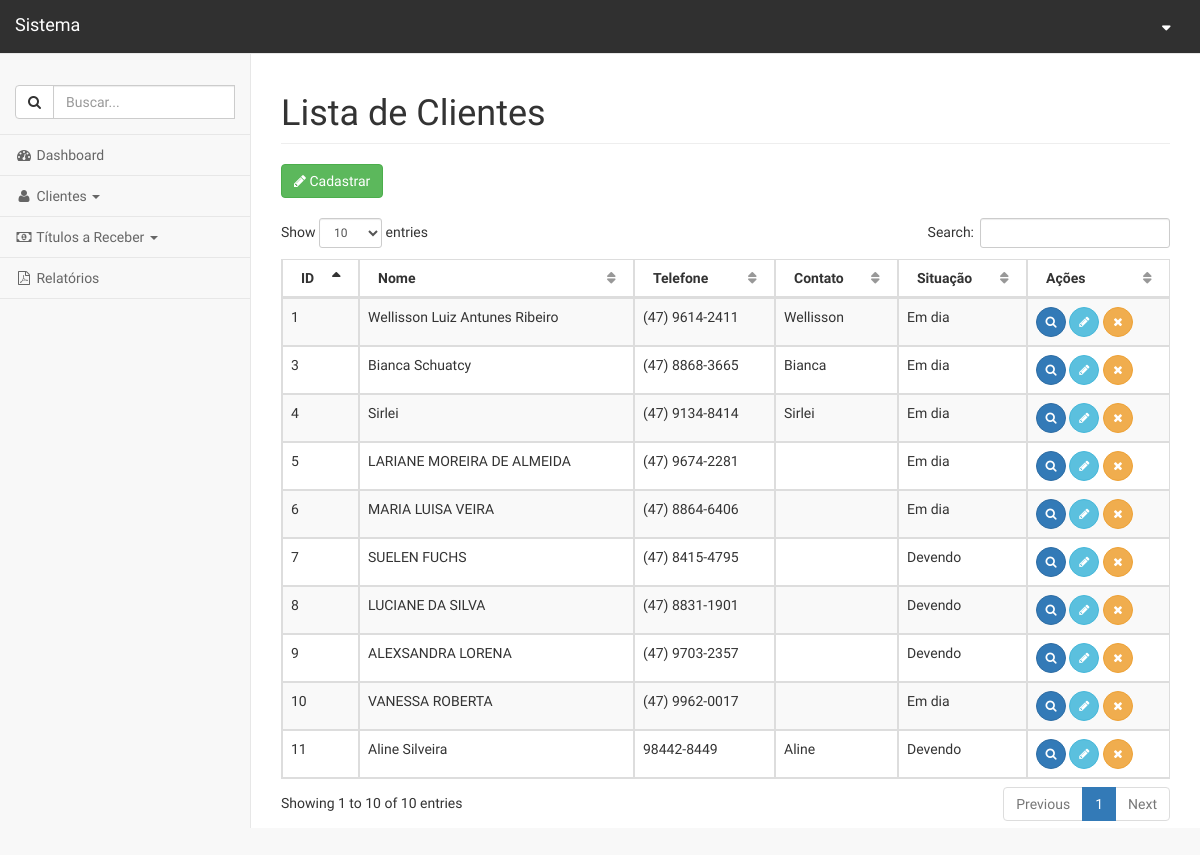
The page /administrativo.php?link=13 on the database its author committed.
### tables this page shows
CREATE TABLE `clientes` (
  `id` int(11) NOT NULL,
  `tipo_pessoa` char(1) NOT NULL,
  `nome` varchar(200) NOT NULL,
  `telefone` varchar(15) NOT NULL,
  `cnpj` varchar(18) NOT NULL,
  `situacao` char(1) NOT NULL,
  `data_cadastro` date NOT NULL,
  `observacao` text,
  `contato` varchar(100) DEFAULT NULL,
  `email` varchar(100) DEFAULT NULL,
  `senhas` text,
  `valor_total` decimal(10,2) NOT NULL DEFAULT '0.00',
  `tipo_servico` int(1) NOT NULL DEFAULT '3'
);

### listar_clientes.php (the view, shortened to what this page needs)
<?php
	$sql 	   = "SELECT * FROM clientes ORDER BY 'id'";
	$resultado = mysqli_query($con, $sql);
?>
   <div id="page-wrapper">
       <div class="row">
           <div class="col-lg-12">
               <h1 class="page-header">Lista de Clientes</h1>
           </div>
       </div>
       <div class="row">
		<div class="col-md-8" style="text-align: left;">
			<a href="administrativo.php?link=12"><button type='button' class='btn btn-success'><i class="fa fa-pencil"></i> Cadastrar</button></a>
		</div>
	</div>
	<br>
	<div class="row">
		<div class="col-md-12">
			<div class="dataTable_wrapper">
			  	<table class="table table-striped table-bordered table-hover" id="tableClient">
					<thead>
					 	<tr>
							<th>ID</th>
							<th>Nome</th>
							<th>Telefone</th>
							<th>Contato</th>
							<th>Situação</th>
							<th>Ações</th>
					  	</tr>
					</thead>
					<tbody>
						<?php
							while($linhas = mysqli_fetch_array($resultado)){
								if ($linhas['situacao']=='1') {
									$linhas['situacao']='Em dia';
								}else {
									$linhas['situacao']='Devendo';
								}
								echo "<tr>";
									echo "<td>".$linhas['id']."</td>";
									echo "<td>".$linhas['nome']."</td>";
									echo "<td>".$linhas['telefone']."</td>";
									echo "<td>" .substr($linhas['contato'], 0,20)."</td>";
									echo "<td>".$linhas['situacao']."</td>";
									?>
									<td>
									<a href='administrativo.php?link=14&id=<?php echo $linhas['id']; ?>' data-toggle='tooltip' title='Visualizar'><button type="button" class="btn btn-primary btn-circle"><i class="fa fa-search"></i></button></a>
									<a href='administrativo.php?link=17&id=<?php echo $linhas['id']; ?>' data-toggle='tooltip' title='Editar'><button type="button" class="btn btn-info btn-circle"><i class="fa fa-pencil"></i></button></a>
									<a href='processa/proc_apagar_clientes.php?id=<?php echo $linhas['id']; ?>' data-toggle='tooltip' title='Excluir'><button type="button" class="btn btn-warning btn-circle"><i class="fa fa-times"></i></button></a>
									<?php
								echo "</tr>";
							}
						?>
					</tbody>
				</table>
			</div>
		</div>
	</div>
</div>

### inc/header.php (shortened to what this page needs)
<!DOCTYPE html>
	<html lang="pt-br">
		<head>
		    <link href="bower_components/datatables-plugins/integration/bootstrap/3/dataTables.bootstrap.css" rel="stylesheet">
		    <link href="bower_components/datatables-responsive/css/dataTables.responsive.css" rel="stylesheet">
		    <link href="bower_components/bootstrap/dist/css/bootstrap.css" rel="stylesheet">
			<link href="bower_components/metisMenu/dist/metisMenu.min.css" rel="stylesheet">
			<link href="dist/css/timeline.css" rel="stylesheet">
			<link href="dist/css/sb-admin-2.css" rel="stylesheet">
			<link href="bower_components/morrisjs/morris.css" rel="stylesheet">
			<link href="bower_components/font-awesome/css/font-awesome.min.css" rel="stylesheet" type="text/css">
			<link href="bower_components/select2/dist/css/select2.css" rel="stylesheet" type="text/css">
		    <link href="css/theme.css" rel="stylesheet">
		    <link rel="stylesheet" href="http://code.jquery.com/ui/1.9.0/themes/base/jquery-ui.css" />
		</head>
  		<body role="document">

### inc/menu.php (shortened to what this page needs)
<nav class="navbar navbar-default navbar-static-top" role="navigation" style="margin-bottom: 50px; margin-top: -70px; background-color: #303030;">
      <div class="navbar-header">
          <a class="navbar-brand" href="administrativo.php" style="color: #fff">Sistema</a>
      </div>
      <ul class="nav navbar-top-links navbar-right">
          <li class="dropdown">
              <a href="#" class="dropdown-toggle" data-toggle="dropdown" style="padding-top: 18px">
                  <span class="hidden-xs">
                      <i class="fa fa-caret-down" aria-hidden="true" style="color:#fff; font-weight: bold"></i>
                  </span>
              </a>
          </li>
      </ul>
      <div class="navbar-default sidebar" role="navigation" style="margin-top: 70px">
          <div class="sidebar-nav navbar-collapse collapse">
              <ul class="nav" id="side-menu">
                  <li class="sidebar-search">
                      <div class="input-group custom-search-form">
                          <form name="formBusca" class="form" method="POST" action="administrativo.php?link=34?a=buscar">
                              <div class="input-group">
                                  <span class="input-group-btn">
                                      <button type="submit" class="btn btn-default" type="button"><i class="fa fa-search"></i></button>
                                  </span>
                                  <input type="text" class="form-control" name="palavra" placeholder="Buscar...">
                              </div>
                          </form>
                      </div>
                  </li>
                  <li>
                      <a href="administrativo.php" style="color: #666666"><i class="fa fa-dashboard fa-fw" onclick="notify()"></i> Dashboard</a>
                  </li>
                  <li>
                      <a href="#" class="accordion-heading" data-toggle="collapse" data-target="#submenu3">
                          <span class="nav-header-primary"><i class="fa fa-user fa-fw" style="color: #666666"></i> <b style="font-weight: normal; color: #666666">Clientes </b><b class="caret" style="color: #666666"></b></span>
                      </a>
                  </li>
                  <li>
                      <a href="#" class="accordion-heading" data-toggle="collapse" data-target="#submenu5">
                          <span class="nav-header-primary"><i class="fa fa-money fa-fw" style="color: #666666"></i> <b style="font-weight: normal; color: #666666">Títulos a Receber </b><b class="caret" style="color: #666666"></b></span>
                      </a>
                  </li>
                  <li>
                      <a href="administrativo.php?link=18" style="color: #666666"><i class="fa fa-file-pdf-o fa-fw"></i> Relatórios</a>
                  </li>
              </ul>
          </div>
      </div>
  </nav>

### administrativo.php
<?php
	require_once 'inc/header.php';
	require_once 'inc/menu.php';
	$link = isset($_GET['link']) ? $_GET['link'] : "";
	$pag[1]  = "dashboard.php";
	$pag[2]  = "listar_usuario.php";
	$pag[3]  = "cad_usuario.php";
	$pag[4]  = "editar_usuario.php";
	$pag[5]  = "visual_usuario.php";
	$pag[6]  = "listar_nivel_acesso.php";
	$pag[7]  = "cad_nivel_acesso.php";
	$pag[8]  = "visual_nivel_acesso.php";
	$pag[9]  = "editar_nivel_acesso.php";
	$pag[10] = "cad_chamado.php";
	$pag[11] = "listar_chamados.php";
	$pag[12] = "cad_clientes.php";
	$pag[13] = "listar_clientes.php";
	$pag[14] = "visual_clientes.php";
	$pag[15] = "visual_chamados.php";
	$pag[16] = "editar_chamados.php";
	$pag[17] = "editar_clientes.php";
	$pag[18] = "rel_chamados.php";
	$pag[19] = "gera_pdf_chamados.php";
	$pag[20] = "listar_base_conhecimento.php";
	$pag[21] = "cad_base_conhecimento.php";
	$pag[22] = "visual_base_conhecimento.php";
	$pag[23] = "editar_base_conhecimento.php";
	$pag[24] = "cad_servicos.php";
	$pag[25] = "listar_servicos.php";
	$pag[26] = "editar_servicos.php";
	$pag[27] = "importar_clientes.php";
	$pag[28] = "cad_os.php";
	$pag[29] = "listar_os.php";
	$pag[30] = "editar_os.php";
	$pag[31] = "cad_produtos.php";
	$pag[32] = "listar_produtos.php";
	$pag[33] = "editar_produtos.php";
	$pag[34] = "busca_banco.php";
	$pag[35] = "gera_pdf_os.php";
	$pag[36] = "executar_sql.php";
	$pag[37] = "listar_titulos.php";
	$pag[38] = "cad_titulos.php";
	$pag[39] = "editar_titulos.php";
	if(!empty($link) && file_exists($pag[$link])){
		require_once $pag[$link];
	}else{
		require_once "dashboard.php";
	}
	require_once 'inc/footer.php';
?>

### inc/footer.php (shortened to what this page needs)
        </body>
    </body>
</html>

### css/theme.css (style rules this page uses)
* { font-family: 'Oswald', sans-serif; }
body { padding-top: 70px; padding-bottom: 30px; }
#page-wrapper { margin-top: -50px; }

### rows shown on the page
clientes: id "1", nome "Wellisson Luiz Antunes Ribeiro", telefone "(47) 9614-2411", contato "Wellisson", situacao "Em dia"
clientes: id "3", nome "Bianca Schuatcy", telefone "(47) 8868-3665", contato "Bianca", situacao "Em dia"
clientes: id "4", nome "Sirlei", telefone "(47) 9134-8414", contato "Sirlei", situacao "Em dia"
clientes: id "5", nome "LARIANE MOREIRA DE ALMEIDA", telefone "(47) 9674-2281", situacao "Em dia"
clientes: id "6", nome "MARIA LUISA VEIRA", telefone "(47) 8864-6406", situacao "Em dia"
clientes: id "7", nome "SUELEN FUCHS", telefone "(47) 8415-4795", situacao "Devendo"
clientes: id "8", nome "LUCIANE DA SILVA", telefone "(47) 8831-1901", situacao "Devendo"
clientes: id "9", nome "ALEXSANDRA LORENA", telefone "(47) 9703-2357", situacao "Devendo"
clientes: id "10", nome "VANESSA ROBERTA", telefone "(47) 9962-0017", situacao "Em dia"
clientes: id "11", nome "Aline Silveira", telefone "98442-8449", contato "Aline", situacao "Devendo"
